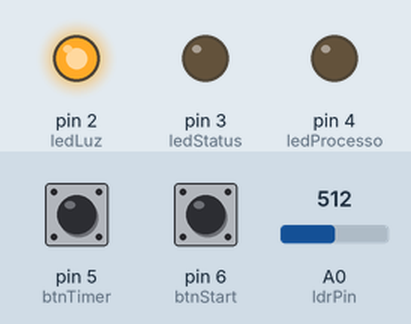
A sketch run on a simulated Arduino Uno, built with avr-gcc and run on an emulated ATmega328P. Shown: output pins drawn as LEDs (lit = HIGH). Dashed ring = blinking. Inputs (shaded band) come from the test bench; at power-on: pin 5 (btnTimer) HIGH, pin 6 (btnStart) HIGH, A0 (ldrPin) = 512.

Above: at 1.2 s.
1.3 s: pin 5 (btnTimer) pulled LOW for 1 s
At 1.7 s:
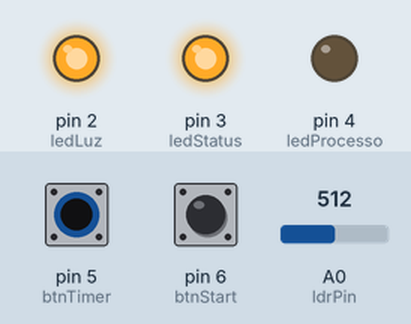
4.4 s: pin 6 (btnStart) pulled LOW for 0.15 s
At 4.8 s:
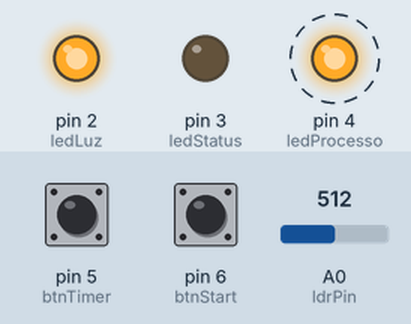
Timing chart, 0 to 13.4 s (numbered marks = the images above; inputs shaded):
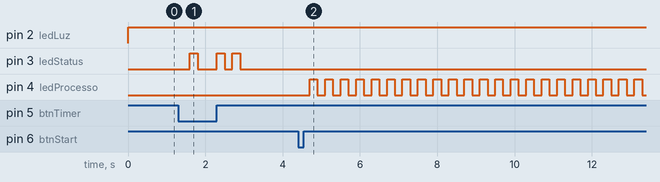

Measured:
- after the input at 1.3 s, pin 3 (ledStatus): goes HIGH 0.20 s, LOW 0.50 s, HIGH 0.20 s, LOW 0.20 s, HIGH 0.20 s, then LOW, starting after 0.30 s
- after the input at 4.4 s, pin 4 (ledProcesso): alternates HIGH for 0.20 s and LOW for 0.20 s, starting after 0.30 s

The sketch:

byebytes_automacao.ino
```cpp
/**
 * ByeBytes - Automação de Forno Solar Sustentável
 * Projeto inovador para monitoramento de luz e tempo de cozimento.
 * Desenvolvido para plataforma Arduino.
 */

// Definição dos pinos para LEDs e Botões
const int ledLuz = 2;       // Indica presença de radiação solar suficiente
const int ledStatus = 3;    // Indica seleção de timer (pisca conforme o tempo escolhido)
const int ledProcesso = 4;  // Indica que o forno está em operação
const int btnTimer = 5;     // Seleciona entre 5, 15 ou 30 minutos
const int btnStart = 6;     // Inicia o processo de contagem
const int ldrPin = A0;      // Sensor de luminosidade (LDR)

// Configurações de Timer (ms)
unsigned long t5min = 300000;
unsigned long t15min = 900000;
unsigned long t30min = 1800000;
unsigned long tempoSelecionado;
int selecao = 0;

void setup() {
  pinMode(ledLuz, OUTPUT);
  pinMode(ledStatus, OUTPUT);
  pinMode(ledProcesso, OUTPUT);
  pinMode(btnTimer, INPUT_PULLUP); // Uso de resistor interno do Arduino
  pinMode(btnStart, INPUT_PULLUP);
  Serial.begin(9600);
}

void loop() {
  // Lógica de monitoramento solar
  int valorLDR = analogRead(ldrPin);
  digitalWrite(ledLuz, (valorLDR > 500) ? HIGH : LOW);

  // Seleção de Tempo via Botão 1
  if (digitalRead(btnTimer) == LOW) {
    delay(300); // Debounce de software
    selecao++;
    if (selecao > 3) selecao = 1;

    // Feedback visual da seleção
    for (int i = 0; i < selecao; i++) {
      digitalWrite(ledStatus, HIGH); delay(200);
      digitalWrite(ledStatus, LOW); delay(200);
    }
  }

  // Atribuição do tempo
  if (selecao == 1) tempoSelecionado = t5min;
  else if (selecao == 2) tempoSelecionado = t15min;
  else if (selecao == 3) tempoSelecionado = t30min;

  // Início do Ciclo de Cozimento via Botão 2
  if (digitalRead(btnStart) == LOW && selecao > 0) {
    delay(300);
    unsigned long inicio = millis();
    while (millis() - inicio < tempoSelecionado) {
      // LEDs piscando indicam processo ativo
      digitalWrite(ledProcesso, HIGH); delay(200);
      digitalWrite(ledProcesso, LOW); delay(200);
    }
  }
}
```
